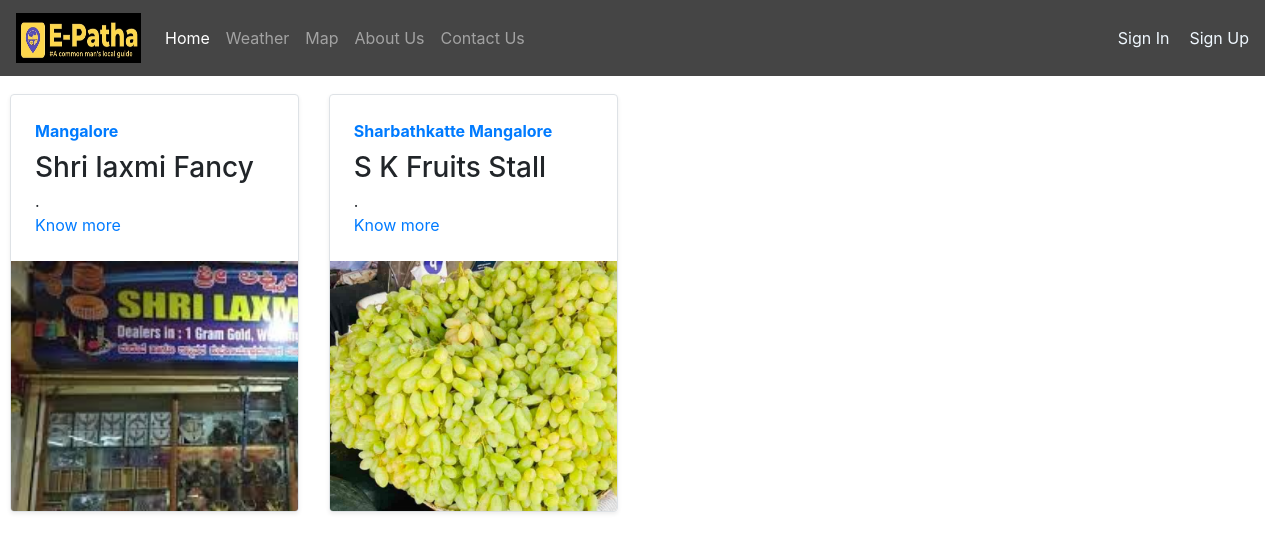
The page /local_shop/ on the database as committed earlier.
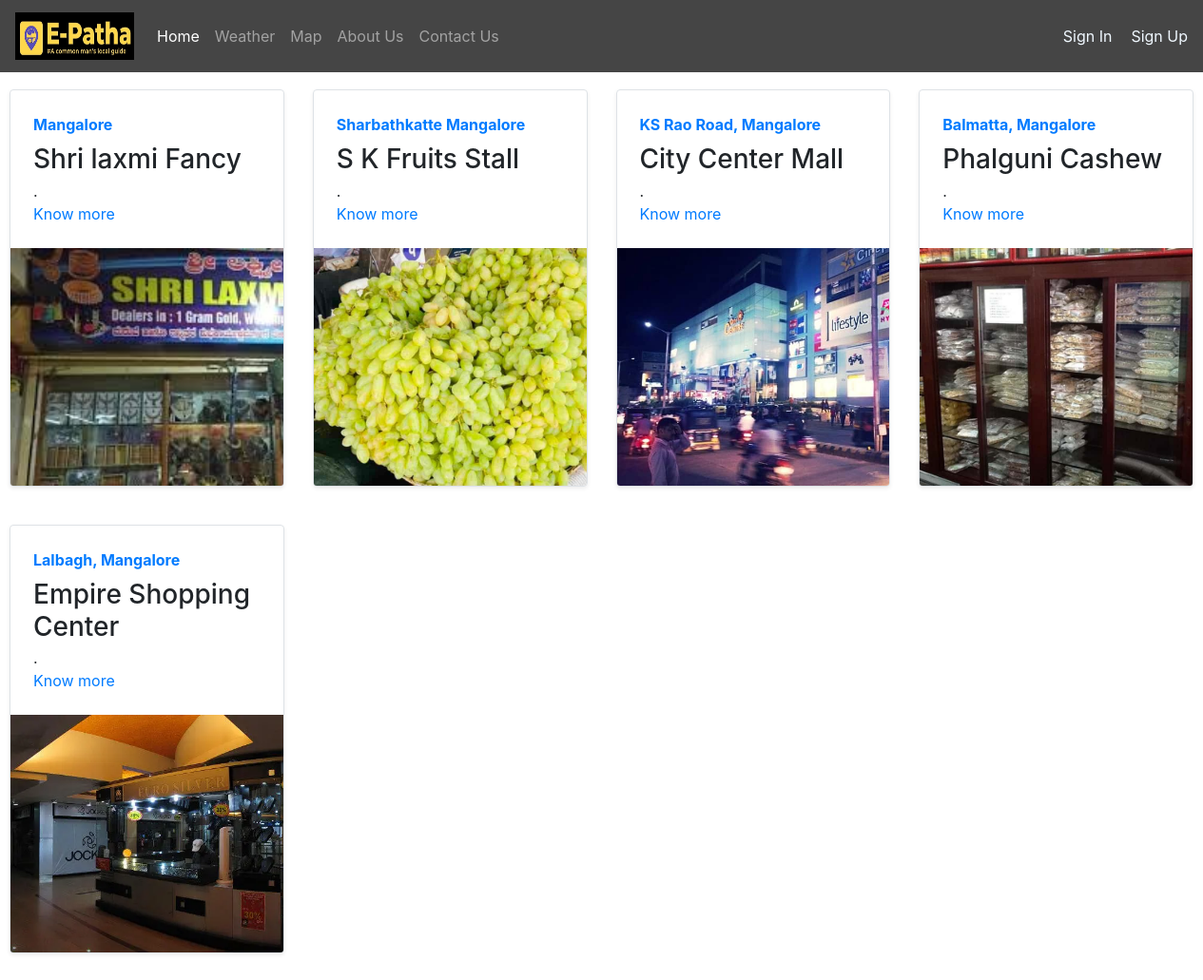
The same page on the database as committed later.
### local_shop/models.py (models this page shows)
class Blogpost(models.Model):
    post_id = models.AutoField(primary_key=True)
    Place_name = models.CharField(max_length=50)
    place = models.CharField(max_length=500, default="")
    About = models.CharField(max_length=5000, default="")
    headding = models.CharField(max_length=500, default="")
    info = models.CharField(max_length=5000, default="")
    headdings = models.CharField(max_length=500, default="")
    informations = models.CharField(max_length=5000, default="")
    info_date = models.DateField()
    Images = models.ImageField(upload_to='e_patha/images', default="")
    def __str__(self):
        return self.Place_name

### local_shop/views.py (the view)
# urls.py: path("", views.index, name="blogHome"),
def index(request):
    myposts = Blogpost.objects.all()
    print(myposts)
    return render(request, 'local_shop/index.html',
                  {'myposts': myposts})

### local_shop/templates/local_shop/index.html (shortened to what this page needs)
{% extends 'e_patha/basic.html' %}
{% block body %}
<div class="c" style="padding:10px">
<div class="row my-2">
    {% for item in myposts %}
        <div class="col-md-3">
            <div
                class="row no-gutters border rounded overflow-hidden flex-md-row mb-3 shadow-sm h-md-100 position-relative">
                <div class="col p-4 d-flex flex-column position-static">
                    <strong class="d-inline-block mb-2 text-primary">{{item.place}}</strong>
                    <h3 class="mb-0">{{item.Place_name}}</h3>
                    <p class="card-text mb-auto">{{item.headding}}</p>
                    <a href="blogpost/{{item.post_id}}" class="stretched-link">Know more </a>
                </div>
                <div class="col-auto d-none d-lg-block">
                    <img src="/media/{{item.Images}}" class="bd-placeholder-img"  height="250"
                        aria-label="Placeholder: Thumbnail"/>
                </div>
            </div>
        </div>
{% if forloop.counter|divisibleby:4 %}
    </div><div class="row my-4">
    {% endif %}
    {% endfor %}
</div>
{% endblock %}

Rows that differ between the two databases and show on the page:
added Blogpost: place "KS Rao Road, Mangalore", Place_name "City Center Mall", headding ".", Images (picture)
added Blogpost: place "Balmatta, Mangalore", Place_name "Phalguni Cashew", headding ".", Images (picture)
added Blogpost: place "Lalbagh, Mangalore", Place_name "Empire Shopping Center", headding ".", Images (picture)
